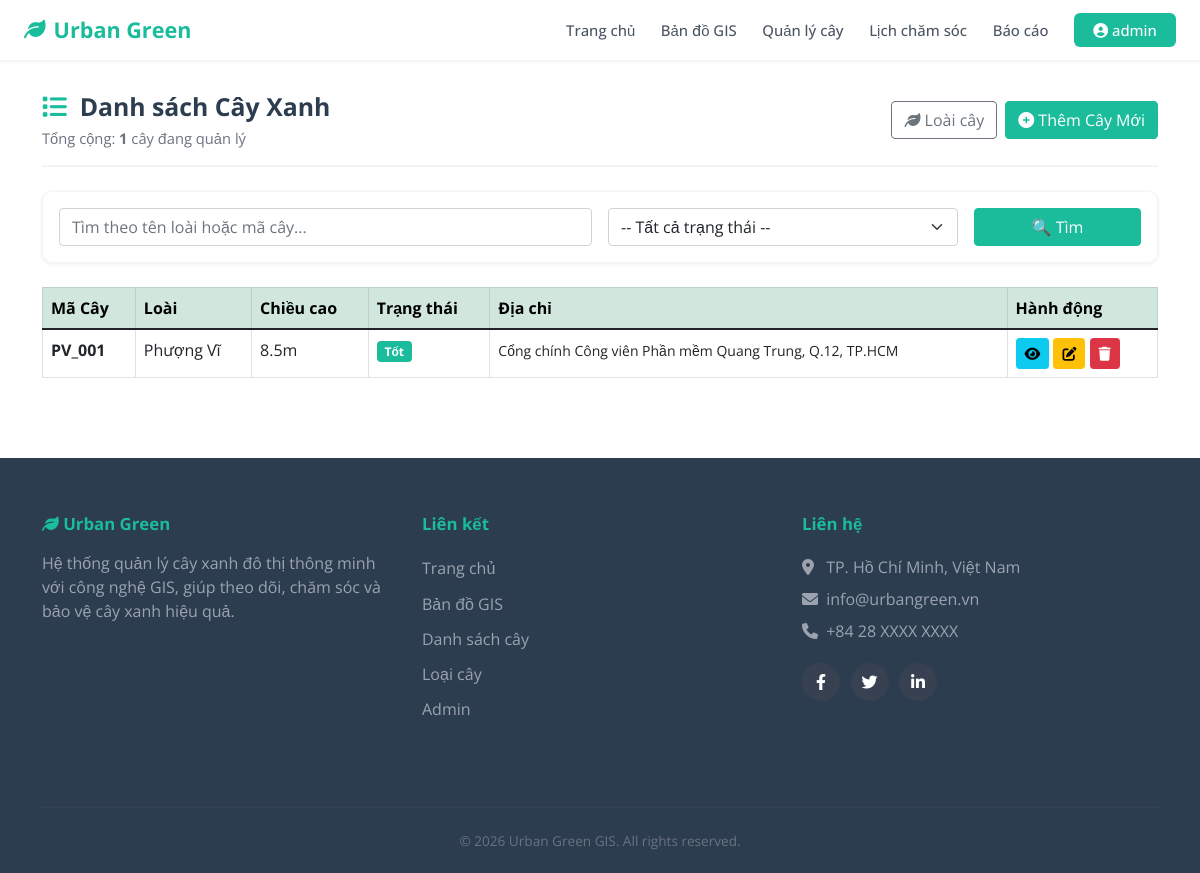
Page /trees/ (signed in) on the earlier database version.
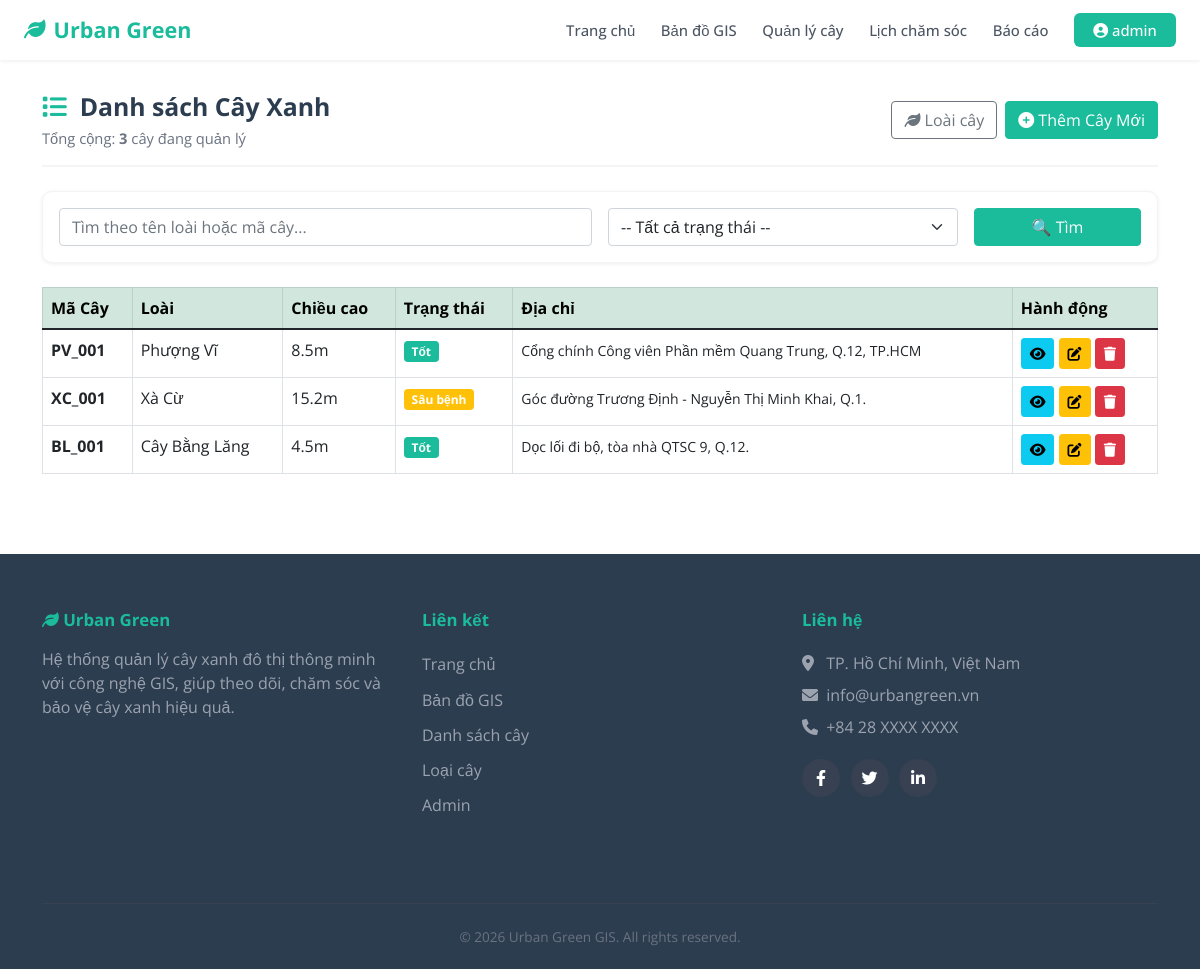
Same page on the later database version.
### public_map/models.py (models this page shows, shortened)
class UrbanTree(models.Model):
    species = models.ForeignKey(TreeSpecies, on_delete=models.CASCADE, verbose_name="Loài cây")
    code = models.CharField(max_length=20, unique=True, verbose_name="Mã cây")
    height = models.FloatField(verbose_name="Chiều cao (m)")
    status = models.CharField(max_length=50, verbose_name="Trạng thái", choices=[
        ('TOT', 'Tốt'),
        ('SAU_BENH', 'Sâu bệnh'),
        ('NGUY_HIEM', 'Nguy hiểm')
    ])
    latitude = models.FloatField(verbose_name="Vĩ độ (Y)")
    longitude = models.FloatField(verbose_name="Kinh độ (X)")
    address = models.CharField(max_length=200, verbose_name="Địa chỉ", blank=True)
    image = models.ImageField(upload_to='tree_images/', verbose_name="Hình ảnh", blank=True, null=True)

class TreeSpecies(models.Model):
    name = models.CharField(max_length=100, verbose_name="Tên loài")
    characteristics = models.TextField(verbose_name="Đặc tính", blank=True)
    is_pest_prone = models.BooleanField(default=False, verbose_name="Dễ sâu bệnh")
    is_fall_prone = models.BooleanField(default=False, verbose_name="Dễ đổ/gãy")
    is_fast_growing = models.BooleanField(default=False, verbose_name="Mọc nhanh (cần cắt tỉa)")
    is_drought_sensitive = models.BooleanField(default=False, verbose_name="Nhạy cảm hạn hán")
    is_invasive_roots = models.BooleanField(default=False, verbose_name="Rễ xâm lấn")
    watering_frequency_days = models.PositiveIntegerField(default=7, verbose_name="Chu kỳ tưới nước (ngày)")
    inspection_frequency_days = models.PositiveIntegerField(default=90, verbose_name="Chu kỳ kiểm tra (ngày)")

### public_map/views.py (the view)
# urls.py: path('trees/', tree_list_view, name='tree_list'),
@login_required
def tree_list_view(request):
    query = request.GET.get('q', '')
    status_filter = request.GET.get('status', '')
    trees = UrbanTree.objects.all()
    if query:
        trees = trees.filter(
            Q(species__name__icontains=query) |
            Q(code__icontains=query)
        )
    if status_filter:
        trees = trees.filter(status=status_filter)
    status_choices = UrbanTree._meta.get_field('status').choices
    return render(request, 'tree_list.html', {
        'trees': trees,
        'query': query,
        'status_filter': status_filter,
        'status_choices': status_choices
    })

### public_map/templates/tree_list.html (shortened to what this page needs)
{% extends "base.html" %}
{% block content %}
<div class="container py-4">
    <div class="page-header">
        <div>
            <h2 class="page-title"><i class="fas fa-list"></i> Danh sách Cây Xanh</h2>
            <p class="page-subtitle">Tổng cộng: <strong>{{ trees.count }}</strong> cây đang quản lý</p>
        </div>
        <div class="page-actions">
            <a href="{% url 'species_list' %}" class="btn btn-outline-secondary">
                <i class="fas fa-leaf"></i> Loài cây
            </a>
            <a href="{% url 'tree_add' %}" class="btn btn-success">
                <i class="fas fa-plus-circle"></i> Thêm Cây Mới
            </a>
        </div>
    </div>
    <div class="card mb-4">
        <div class="card-body">
            <form method="get" class="row g-3">
                <div class="col-md-6">
                    <input type="text" name="q" class="form-control"
                           placeholder="Tìm theo tên loài hoặc mã cây..."
                           value="{{ query }}">
                </div>
                <div class="col-md-4">
                    <select name="status" class="form-select">
                        <option value="">-- Tất cả trạng thái --</option>
                    </select>
                </div>
                <div class="col-md-2">
                    <button type="submit" class="btn btn-primary w-100">🔍 Tìm</button>
                </div>
            </form>
        </div>
    </div>
    {% if trees %}
    <div class="table-responsive">
        <table class="table table-hover table-bordered">
            <thead class="table-success">
                <tr>
                    <th>Mã Cây</th>
                    <th>Loài</th>
                    <th>Chiều cao</th>
                    <th>Trạng thái</th>
                    <th>Địa chỉ</th>
                    <th>Hành động</th>
                </tr>
            </thead>
            <tbody>
                {% for tree in trees %}
                <tr>
                    <td><strong>{{ tree.code }}</strong></td>
                    <td>{{ tree.species.name }}</td>
                    <td>{{ tree.height }}m</td>
                    <td>
                        {% if tree.status == 'TOT' %}
                            <span class="badge bg-success">{{ tree.get_status_display }}</span>
                        {% elif tree.status == 'SAU_BENH' %}
                            <span class="badge bg-warning">{{ tree.get_status_display }}</span>
                        {% else %}
                            <span class="badge bg-danger">{{ tree.get_status_display }}</span>
                        {% endif %}
                    </td>
                    <td><small>{{ tree.address }}</small></td>
                    <td>
                        <a href="{% url 'tree_detail' tree.id %}" class="btn btn-sm btn-info" title="Xem chi tiết">
                            <i class="fas fa-eye"></i>
                        </a>
                        <a href="{% url 'tree_edit' tree.id %}" class="btn btn-sm btn-warning" title="Sửa">
                            <i class="fas fa-edit"></i>
                        </a>
                        <a href="{% url 'tree_delete' tree.id %}" class="btn btn-sm btn-danger" title="Xóa">
                            <i class="fas fa-trash"></i>
                        </a>
                    </td>
                </tr>
                {% endfor %}
            </tbody>
        </table>
    </div>
    {% else %}
    <div class="alert alert-info text-center">
        <i class="fas fa-search"></i> Không tìm thấy cây nào phù hợp với điều kiện tìm kiếm.
    </div>
    {% endif %}
</div>
{% endblock %}

### public_map/templates/base.html (shortened to what this page needs)
{% load static %}
<!DOCTYPE html>
<html lang="vi">
<head>
    <link href="https://cdn.jsdelivr.net/npm/bootstrap@5.1.3/dist/css/bootstrap.min.css" rel="stylesheet">
    <link rel="stylesheet" href="https://unpkg.com/leaflet@1.7.1/dist/leaflet.css" />
    <link rel="stylesheet" href="https://unpkg.com/leaflet.markercluster@1.5.3/dist/MarkerCluster.css" />
    <link rel="stylesheet" href="https://unpkg.com/leaflet.markercluster@1.5.3/dist/MarkerCluster.Default.css" />
    <link rel="stylesheet" href="https://cdnjs.cloudflare.com/ajax/libs/leaflet.draw/1.0.4/leaflet.draw.css" />
    <link rel="stylesheet" href="https://cdnjs.cloudflare.com/ajax/libs/font-awesome/6.0.0/css/all.min.css">
</head>
<body>
    {% include "partials/header.html" %}
    <main class="ug-main">
        {% block content %}{% endblock %}
    </main>
    {% include "partials/footer.html" %}
</body>
</html>

### public_map/templates/partials/header.html (shortened to what this page needs)
<header class="ug-header">
    <div class="ug-header-inner">
        <a href="{% url 'home' %}" class="ug-logo">
            <i class="fas fa-leaf"></i> Urban Green
        </a>
        <ul class="ug-nav" id="ug-main-nav">
            <li><a href="{% url 'home' %}">Trang chủ</a></li>
            <li><a href="{% url 'map' %}">Bản đồ GIS</a></li>
            <li><a href="{% url 'tree_list' %}">Quản lý cây</a></li>
            <li><a href="{% url 'maintenance_list' %}">Lịch chăm sóc</a></li>
            <li><a href="{% url 'dashboard' %}">Báo cáo</a></li>
            <li class="ug-user-menu">
                <a href="#" class="ug-header-btn" onclick="this.parentElement.classList.toggle('open');return false;">
                    <i class="fas fa-user-circle"></i> {{ user.get_short_name|default:user.username }}
                </a>
            </li>
        </ul>
    </div>
</header>

### public_map/templates/partials/footer.html
<footer class="ug-footer">
    <div class="container">
        <div class="row">
            <div class="col-md-4 mb-4">
                <h5><i class="fas fa-leaf"></i> Urban Green</h5>
                <p style="color:#9ca3af;">Hệ thống quản lý cây xanh đô thị thông minh với công nghệ GIS, giúp theo dõi, chăm sóc và bảo vệ cây xanh hiệu quả.</p>
            </div>
            <div class="col-md-4 mb-4">
                <h5>Liên kết</h5>
                <ul class="list-unstyled" style="line-height:2.2;">
                    <li><a href="{% url 'home' %}">Trang chủ</a></li>
                    <li><a href="{% url 'map' %}">Bản đồ GIS</a></li>
                    <li><a href="{% url 'tree_list' %}">Danh sách cây</a></li>
                    <li><a href="{% url 'species_list' %}">Loại cây</a></li>
                    <li><a href="/admin/">Admin</a></li>
                </ul>
            </div>
            <div class="col-md-4 mb-4">
                <h5>Liên hệ</h5>
                <p style="color:#9ca3af; line-height:2;">
                    <i class="fas fa-map-marker-alt" style="width:20px;"></i> TP. Hồ Chí Minh, Việt Nam<br>
                    <i class="fas fa-envelope" style="width:20px;"></i> info@urbangreen.vn<br>
                    <i class="fas fa-phone" style="width:20px;"></i> +84 28 XXXX XXXX
                </p>
                <div class="mt-2">
                    <a href="#" class="social-icon"><i class="fab fa-facebook-f"></i></a>
                    <a href="#" class="social-icon"><i class="fab fa-twitter"></i></a>
                    <a href="#" class="social-icon"><i class="fab fa-linkedin-in"></i></a>
                </div>
            </div>
        </div>
        <div class="ug-footer-bottom">
            &copy; 2026 Urban Green GIS. All rights reserved.
        </div>
    </div>
</footer>

### public_map/templates/base.html (style rules this page uses)
:root { --ug-teal: #1abc9c; --ug-teal-dark: #16a085; --ug-dark: #2c3d50; }
body { font-family: 'Open Sans', sans-serif; color: #4b5563; margin: 0; display: flex; flex-direction: column; min-height: 100vh; }
.btn-primary { background-color: var(--ug-teal); border-color: var(--ug-teal); }
.btn-success { background-color: var(--ug-teal); border-color: var(--ug-teal); }
.bg-success { background-color: var(--ug-teal) !important; }
a { color: var(--ug-teal); }
.ug-header { position: fixed; top: 0; left: 0; right: 0; background: #fff; box-shadow: 0 1px 4px rgba(0,0,0,.08); z-index: 1050; }
.ug-header-inner { max-width: 1280px; margin: 0 auto; padding: .85rem 1.5rem; display: flex; justify-content: space-between; align-items: center; }
.ug-logo { font-size: 1.35rem; font-weight: 700; color: var(--ug-teal); text-decoration: none; display: flex; align-items: center; gap: .5rem; }
.ug-nav { display: flex; align-items: center; gap: 1.6rem; list-style: none; margin: 0; padding: 0; }
.ug-nav a { color: #4b5563; text-decoration: none; font-weight: 500; font-size: .93rem; transition: color .2s; }
.ug-header-btn { background: var(--ug-teal); color: #fff !important; padding: .42rem 1.2rem; border-radius: 6px; font-weight: 600; text-decoration: none; transition: background .2s; font-size: .93rem; }
.ug-user-menu { position: relative; }
.ug-main { padding-top: 68px; flex: 1; }
.ug-footer { background: var(--ug-dark); color: #fff; padding: 3.5rem 0 0; margin-top: 2.5rem; }
.ug-footer h5 { color: var(--ug-teal); font-weight: 700; margin-bottom: 1.1rem; font-size: 1.05rem; }
.ug-footer a { color: #9ca3af; text-decoration: none; transition: color .2s; }
.ug-footer-bottom { border-top: 1px solid #374151; margin-top: 2.5rem; padding: 1.4rem 0; text-align: center; color: #6b7280; font-size: .85rem; }
.ug-footer .social-icon { display: inline-flex; width: 38px; height: 38px; background: #374151; border-radius: 50%; align-items: center; justify-content: center; color: #fff; text-decoration: none; transition: background .2s; margin-right: .4rem; }
.card { box-shadow: 0 1px 4px rgba(0,0,0,.07); border: 1px solid #f3f4f6; border-radius: 10px; }
.page-header { display: flex; justify-content: space-between; align-items: center; margin-bottom: 1.5rem; flex-wrap: wrap; gap: 1rem; padding-bottom: 1rem; border-bottom: 2px solid #f3f4f6; }
.page-title { font-size: 1.55rem; font-weight: 700; color: var(--ug-dark); margin: 0; }
.page-title i { color: var(--ug-teal); margin-right: .4rem; }
.page-subtitle { color: #6b7280; font-size: .92rem; margin: .3rem 0 0; }
.page-actions { display: flex; gap: .5rem; align-items: center; flex-wrap: wrap; }

Differences in the rows shown:
added UrbanTree: code "XC_001", species.name "Xà Cừ", height "15.2", status "Sâu bệnh", address "Góc đường Trương Định - Nguyễn Thị Minh Khai, Q.1."
added UrbanTree: code "BL_001", species.name "Cây Bằng Lăng", height "4.5", status "Tốt", address "Dọc lối đi bộ, tòa nhà QTSC 9, Q.12."
Other differences:
{{ trees.count }}: "1" → "3"
